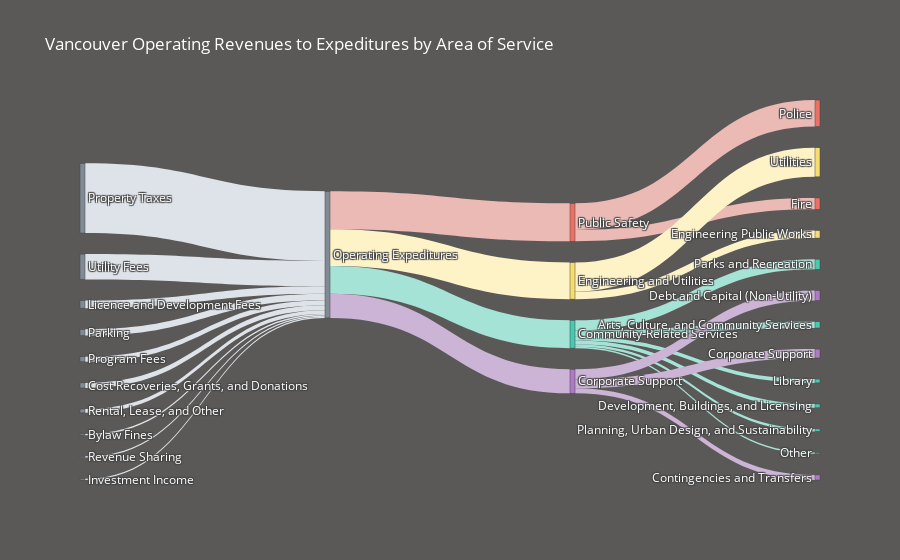

Notebook code cell kept with this figure:
### Code cell
# data to dict, dict to sankey
link = dict(source = source, target = target, value = value, color=color_link)
node = dict(label = label, pad=25, thickness=5, color=color_node)
data = go.Sankey(link = link, node=node, arrangement= 'freeform')

# plot
fig = go.Figure(data)
fig.update_layout(
    hovermode = 'x',
    title="Vancouver Operating Revenues to Expeditures by Area of Service",
    font=dict(size = 12, color = 'white'),
    paper_bgcolor='#5B5958',
)
fig.show()

### Figure 1 — Plotly figure (JSON) as saved in the notebook; plotly's stock layout.template omitted (floating-point values rounded to 4 significant figures)
{"data": [{"arrangement": "freeform", "link": {"color": ["#DEE3E9", "#DEE3E9", "#DEE3E9", "#DEE3E9", "#DEE3E9", "#DEE3E9", "#DEE3E9", "#DEE3E9", "#DEE3E9", "#DEE3E9", "#EBBAB5", "#FEF3C7", "#A6E3D7", "#CBB4D5", "#EBBAB5", "#EBBAB5", "#FEF3C7", "#FEF3C7", "#A6E3D7", "#A6E3D7", "#A6E3D7", "#A6E3D7", "#A6E3D7", "#A6E3D7", "#CBB4D5", "#CBB4D5", "#CBB4D5"], "source": [0, 1, 2, 3, 4, 5, 6, 7, 8, 9, 10, 10, 10, 10, 11, 11, 12, 12, 13, 13, 13, 13, 13, 13, 14, 14, 14], "target": [10, 10, 10, 10, 10, 10, 10, 10, 10, 10, 11, 12, 13, 14, 15, 16, 17, 18, 19, 20, 21, 22, 23, 24, 25, 26, 27], "value": [888250, 323000, 96900, 80750, 64600, 64600, 48450, 16150, 16150, 16150, 484500, 468350, 355300, 306850, 339150, 145350, 371450, 96900, 129200, 80750, 48450, 48450, 32300, 16150, 113050, 129200, 64600]}, "node": {"color": ["#808B96", "#808B96", "#808B96", "#808B96", "#808B96", "#808B96", "#808B96", "#808B96", "#808B96", "#808B96", "#808B96", "#EC7063", "#F7DC6F", "#48C9B0", "#AF7AC5", "#EC7063", "#EC7063", "#F7DC6F", "#F7DC6F", "#48C9B0", "#48C9B0", "#48C9B0", "#48C9B0", "#48C9B0", "#48C9B0", "#AF7AC5", "#AF7AC5", "#AF7AC5"], "label": ["Property Taxes", "Utility Fees", "Licence and Development Fees", "Parking", "Program Fees", "Cost Recoveries, Grants, and Donations", "Rental, Lease, and Other", "Bylaw Fines", "Revenue Sharing", "Investment Income", "Operating Expeditures", "Public Safety", "Engineering and Utilities", "Community-Related Services", "Corporate Support", "Police", "Fire", "Utilities", "Engineering Public Works", "Parks and Recreation", "Arts, Culture, and Community Services", "Library", "Development, Buildings, and Licensing", "Planning, Urban Design, and Sustainability", "Other", "Corporate Support", "Debt and Capital (Non-Utility)", "Contingencies and Transfers"], "pad": 25, "thickness": 5}, "type": "sankey"}], "layout": {"font": {"color": "white", "size": 12}, "hovermode": "x", "paper_bgcolor": "#5B5958", "title": {"text": "Vancouver Operating Revenues to Expeditures by Area of Service"}}}
